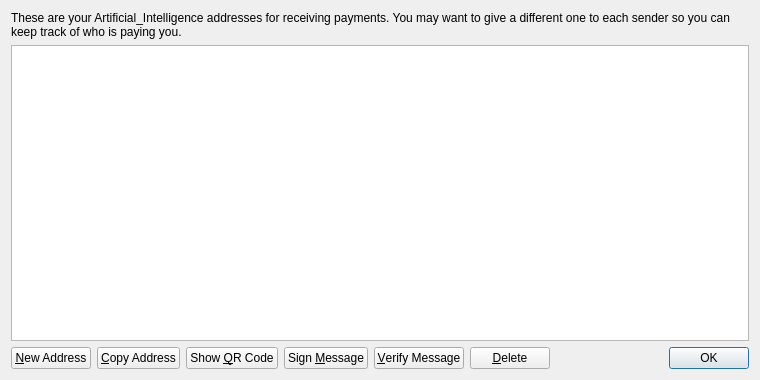
<?xml version="1.0" encoding="UTF-8"?>
<ui version="4.0">
 <class>AddressBookPage</class>
 <widget class="QWidget" name="AddressBookPage">
  <property name="geometry">
   <rect>
    <x>0</x>
    <y>0</y>
    <width>760</width>
    <height>380</height>
   </rect>
  </property>
  <property name="windowTitle">
   <string>Address Book</string>
  </property>
  <layout class="QVBoxLayout" name="verticalLayout">
   <item>
    <widget class="QLabel" name="labelExplanation">
     <property name="text">
      <string>These are your Artificial_Intelligence addresses for receiving payments. You may want to give a different one to each sender so you can keep track of who is paying you.</string>
     </property>
     <property name="textFormat">
      <enum>Qt::PlainText</enum>
     </property>
     <property name="wordWrap">
      <bool>true</bool>
     </property>
    </widget>
   </item>
   <item>
    <widget class="QTableView" name="tableView">
     <property name="contextMenuPolicy">
      <enum>Qt::CustomContextMenu</enum>
     </property>
     <property name="toolTip">
      <string>Double-click to edit address or label</string>
     </property>
     <property name="tabKeyNavigation">
      <bool>false</bool>
     </property>
     <property name="alternatingRowColors">
      <bool>true</bool>
     </property>
     <property name="selectionMode">
      <enum>QAbstractItemView::SingleSelection</enum>
     </property>
     <property name="selectionBehavior">
      <enum>QAbstractItemView::SelectRows</enum>
     </property>
     <property name="sortingEnabled">
      <bool>true</bool>
     </property>
     <attribute name="verticalHeaderVisible">
      <bool>false</bool>
     </attribute>
    </widget>
   </item>
   <item>
    <layout class="QHBoxLayout" name="horizontalLayout">
     <item>
      <widget class="QPushButton" name="newAddressButton">
       <property name="toolTip">
        <string>Create a new address</string>
       </property>
       <property name="text">
        <string>&amp;New Address</string>
       </property>
       <property name="icon">
        <iconset resource="../bitcoin.qrc">
         <normaloff>:/icons/add</normaloff>:/icons/add</iconset>
       </property>
      </widget>
     </item>
     <item>
      <widget class="QPushButton" name="copyToClipboard">
       <property name="toolTip">
        <string>Copy the currently selected address to the system clipboard</string>
       </property>
       <property name="text">
        <string>&amp;Copy Address</string>
       </property>
       <property name="icon">
        <iconset resource="../bitcoin.qrc">
         <normaloff>:/icons/editcopy</normaloff>:/icons/editcopy</iconset>
       </property>
      </widget>
     </item>
     <item>
      <widget class="QPushButton" name="showQRCode">
       <property name="text">
        <string>Show &amp;QR Code</string>
       </property>
       <property name="icon">
        <iconset resource="../bitcoin.qrc">
         <normaloff>:/icons/qrcode</normaloff>:/icons/qrcode</iconset>
       </property>
      </widget>
     </item>
     <item>
      <widget class="QPushButton" name="signMessage">
       <property name="toolTip">
        <string>Sign a message to prove you own a Artificial_Intelligence address</string>
       </property>
       <property name="text">
        <string>Sign &amp;Message</string>
       </property>
       <property name="icon">
        <iconset resource="../bitcoin.qrc">
         <normaloff>:/icons/edit</normaloff>:/icons/edit</iconset>
       </property>
      </widget>
     </item>
     <item>
      <widget class="QPushButton" name="verifyMessage">
       <property name="toolTip">
        <string>Verify a message to ensure it was signed with a specified Artificial_Intelligence address</string>
       </property>
       <property name="text">
        <string>&amp;Verify Message</string>
       </property>
       <property name="icon">
        <iconset resource="../bitcoin.qrc">
         <normaloff>:/icons/transaction_0</normaloff>:/icons/transaction_0</iconset>
       </property>
      </widget>
     </item>
     <item>
      <widget class="QPushButton" name="deleteButton">
       <property name="toolTip">
        <string>Delete the currently selected address from the list</string>
       </property>
       <property name="text">
        <string>&amp;Delete</string>
       </property>
       <property name="icon">
        <iconset resource="../bitcoin.qrc">
         <normaloff>:/icons/remove</normaloff>:/icons/remove</iconset>
       </property>
      </widget>
     </item>
     <item>
      <spacer name="horizontalSpacer">
       <property name="orientation">
        <enum>Qt::Horizontal</enum>
       </property>
       <property name="sizeHint" stdset="0">
        <size>
         <width>40</width>
         <height>20</height>
        </size>
       </property>
      </spacer>
     </item>
     <item>
      <widget class="QDialogButtonBox" name="buttonBox">
       <property name="sizePolicy">
        <sizepolicy hsizetype="Maximum" vsizetype="Fixed">
         <horstretch>0</horstretch>
         <verstretch>0</verstretch>
        </sizepolicy>
       </property>
       <property name="standardButtons">
        <set>QDialogButtonBox::Ok</set>
       </property>
      </widget>
     </item>
    </layout>
   </item>
  </layout>
 </widget>
 <resources>
  <include location="../bitcoin.qrc"/>
 </resources>
 <connections/>
</ui>
